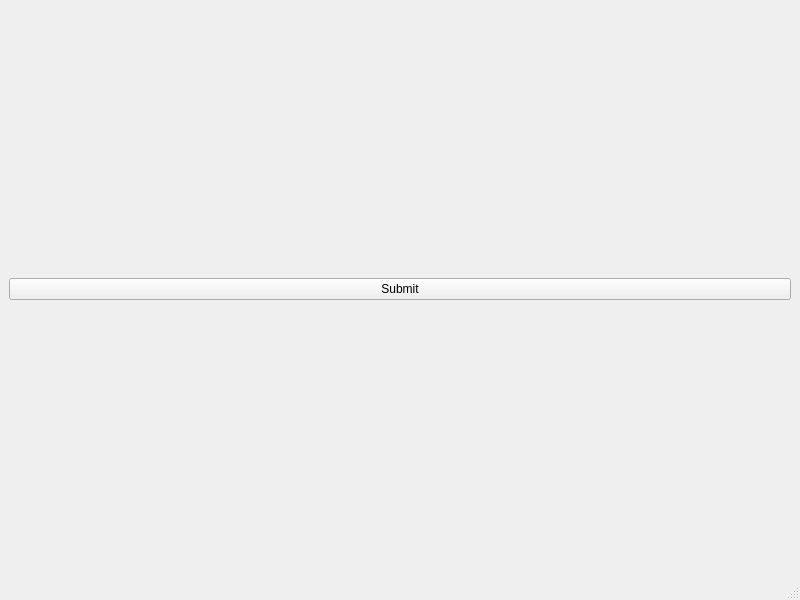
<?xml version="1.0" encoding="UTF-8"?>
<ui version="4.0">
 <class>MainWindow</class>
 <widget class="QMainWindow" name="MainWindow">
  <property name="geometry">
   <rect>
    <x>0</x>
    <y>0</y>
    <width>800</width>
    <height>600</height>
   </rect>
  </property>
  <property name="windowTitle">
   <string>MainWindow</string>
  </property>
  <widget class="QWidget" name="centralwidget">
   <layout class="QVBoxLayout" name="verticalLayout">
    <item>
     <layout class="QHBoxLayout" name="horizontalLayout">
      <item>
       <widget class="QPushButton" name="pushButton">
        <property name="text">
         <string>Submit</string>
        </property>
       </widget>
      </item>
     </layout>
    </item>
   </layout>
  </widget>
  <widget class="QMenuBar" name="menubar">
   <property name="geometry">
    <rect>
     <x>0</x>
     <y>0</y>
     <width>800</width>
     <height>26</height>
    </rect>
   </property>
  </widget>
  <widget class="QStatusBar" name="statusbar"/>
 </widget>
 <resources/>
 <connections/>
</ui>
